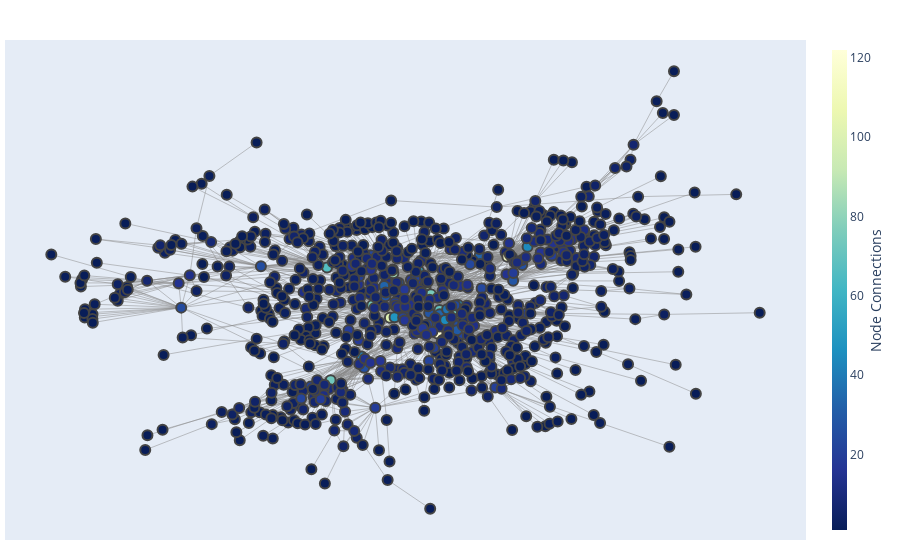

Write notebook code for a chart like this one.
### Code cell
got = CreatePlotlyViz(GOT)
got.fig()

### Figure 1 — Plotly figure (JSON) as saved in the notebook; plotly's stock layout.template omitted (floating-point values rounded to 4 significant figures; data arrays with more than 128 entries replaced by an {"elided": "..."} marker saying what was removed)
{"data": [{"hoverinfo": "none", "line": {"color": "#888", "width": 0.5}, "mode": "lines", "type": "scatter", "x": {"elided": "8469 float values"}, "y": {"elided": "8469 float values"}}, {"hoverinfo": "text", "marker": {"color": {"elided": "796 int values"}, "colorbar": {"thickness": 15, "title": {"side": "right", "text": "Node Connections"}, "xanchor": "left"}, "colorscale": [[0, "rgb(255,255,217)"], [0.125, "rgb(237,248,177)"], [0.25, "rgb(199,233,180)"], [0.375, "rgb(127,205,187)"], [0.5, "rgb(65,182,196)"], [0.625, "rgb(29,145,192)"], [0.75, "rgb(34,94,168)"], [0.875, "rgb(37,52,148)"], [1, "rgb(8,29,88)"]], "line": {"width": 2}, "reversescale": true, "showscale": true, "size": 10}, "mode": "markers", "text": {"elided": "796 str values"}, "type": "scatter", "x": {"elided": "796 float values"}, "y": {"elided": "796 float values"}}], "layout": {"hovermode": "closest", "margin": {"b": 20, "l": 5, "r": 5, "t": 40}, "showlegend": false, "xaxis": {"showgrid": false, "showticklabels": false, "zeroline": false}, "yaxis": {"showgrid": false, "showticklabels": false, "zeroline": false}}}
